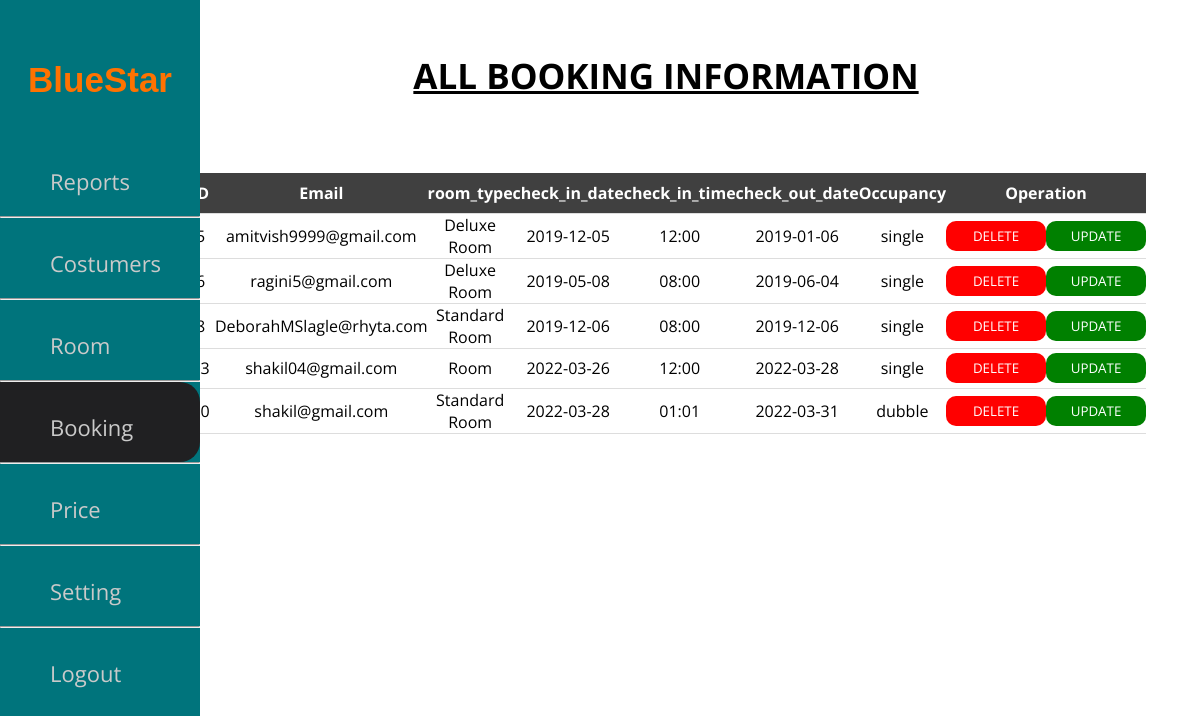
Page /admin/booking.php on the committed database.
### tables this page shows
CREATE TABLE `room_booking_details` (
  `id` int(11) NOT NULL,
  `Email` varchar(50) NOT NULL,
  `room_type` varchar(100) NOT NULL,
  `check_in_date` date NOT NULL,
  `check_in_time` varchar(6) NOT NULL,
  `check_out_date` date NOT NULL,
  `Occupancy` varchar(100) NOT NULL
);

### admin/booking.php (the view, shortened to what this page needs)
<!DOCTYPE html>
<html>
<head>
    <link rel="stylesheet" href="../css/userdata.css">
</head>
<body>
    <div class="main">
        <div class="menu">
            <?php
            require "sidebar.php";
            ?>
        </div>
        <div class="data">
            <h2> <u>ALL BOOKING INFORMATION</u> </h2><br>
            <?php
            require('connection.php');
            $sql = "select * from room_booking_details";
            $result = $conn->query($sql);
            if ($result->num_rows > 0) {
                echo "<table cellpadding=7 cellspacing=7>
    <tr>
    <th>ID</th>
    <th>Email</th>
    <th>room_type</th>
    <th>check_in_date</th>
    <th>check_in_time</th>
    <th>check_out_date</th>
    <th>Occupancy</th>
    <th colspan=2>Operation</th>
    </tr>";
                while ($row = $result->fetch_assoc()) {
                    echo "<tr>
        <td>" . $row["id"] . "</td>
        <td>" . $row["Email"] . "</td>
        <td>" . $row["room_type"] . "</td>
        <td>" . $row["check_in_date"] . "</td>
        <td>" . $row["check_in_time"] . "</td>
        <td>" . $row["check_out_date"] . "</td>
        <td>" . $row["Occupancy"] . "</td>
        <td>
        <button><a href='delete.php?id=$row[id] & table=room_booking_details & page=booking.php'>DELETE </a></button>
        </td>
        <td>
        <button class=update>
        <a href='bookingupdate.php?id=$row[id] & email=$row[Email] & room_type=$row[room_type] &
         check_in_date= $row[check_in_date] & check_in_time=$row[check_in_time] & check_out_date=$row[check_out_date] & Occupancy=$row[Occupancy]'>UPDATE</a>
        </button>
        </td>
        </tr>";
                }
                echo "</table>";
            } else {
                echo "0 results";
            }
            ?>
        </div>
    </div>
</body>
</html>

### css/userdata.css (style rules this page uses)
* { margin: 0; padding: 0; box-sizing: border-box; font-family: 'Poppins', sans-serif; }
.main { width: 100%; }
.menu { width: 20%; }
.data { width: 80%; float: right; margin-right: 54px; margin-top: 50px; }
th { background-color: rgba(17, 17, 17, 0.8); height: 40px; color: #fff; }
td { height: 40px; width: 80px; }
table { width: 100%; border-collapse: collapse; text-align: center; margin-top: 5%; }
tr { border-bottom: 1px solid #ddd; }
button { background-color: red; width: 100px; height: 30px; border: none; border-radius: 10px; }
.update { background-color: green; width: 100px; height: 30px; text-align: center; }
.data a { text-decoration: none; color: #fff; text-align: center; }
h2 { text-align: center; font-family: 'Poppins'; font-size: 35px; }

### css/sidebar.css (style rules this page uses)
* { margin: 0; padding: 0; box-sizing: border-box; font-family: 'Open Sans', sans-serif; }

### rows in the picture
room_booking_details: id "5", Email "amitvish9999@gmail.com", room_type "Deluxe Room", check_in_date "2019-12-05", check_in_time "12:00", check_out_date "2019-01-06", Occupancy "single"
room_booking_details: id "6", Email "ragini5@gmail.com", room_type "Deluxe Room", check_in_date "2019-05-08", check_in_time "08:00", check_out_date "2019-06-04", Occupancy "single"
room_booking_details: id "8", Email "DeborahMSlagle@rhyta.com", room_type "Standard Room", check_in_date "2019-12-06", check_in_time "08:00", check_out_date "2019-12-06", Occupancy "single"
room_booking_details: id "13", Email "shakil04@gmail.com", room_type "Room", check_in_date "2022-03-26", check_in_time "12:00", check_out_date "2022-03-28", Occupancy "single"
room_booking_details: id "20", Email "shakil@gmail.com", room_type "Standard Room", check_in_date "2022-03-28", check_in_time "01:01", check_out_date "2022-03-31", Occupancy "dubble"
